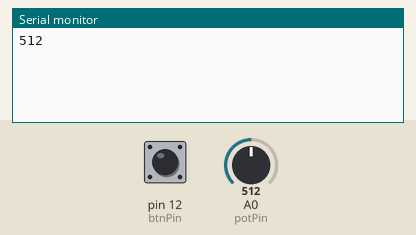
This sketch was run on a simulated Arduino Uno, built with avr-gcc and run on an emulated ATmega328P. On the bench: the last lines printed to the serial monitor. The inputs (shaded band) are chosen by the test bench; at power-on: A0 (potPin) = 512, pin 12 (btnPin) LOW.

Above: at 1.2 s.
1.3 s: A0 (potPin) set to 716
At 1.8 s:
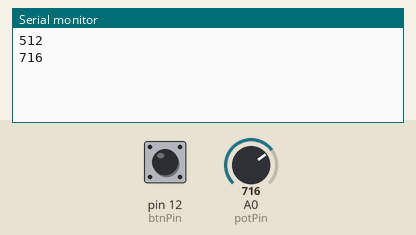
2.8 s: A0 (potPin) set to 900
At 4.0 s:
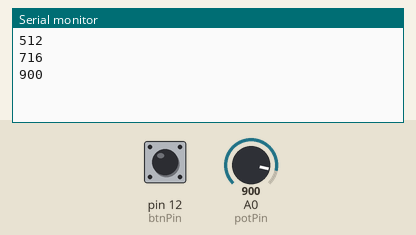
4.3 s: pin 12 (btnPin) pulsed HIGH 5 times (0.12 s each, 0.3 s apart)
At 5.8 s:
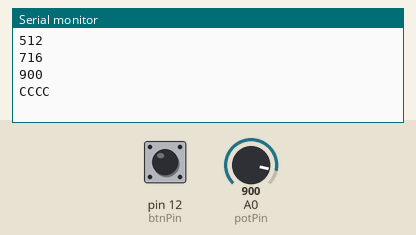

The sketch:

sketch_sef.ino
```cpp
#define potPin 0
#define btnPin 12

int trenutniPot = 0;
boolean unesen = false;

int sifra[3] = {756,1,200};
int brojac = 0;
int unos[3];

void setup()
{
  Serial.begin(9600);
  pinMode (btnPin, INPUT);
}

void loop ()
{
  //if (digitalRead(btnPin) == HIGH)
  //{
    //if (unesen == false)
    //{
      int pot = analogRead(potPin);
      if(trenutniPot<(pot-10) || trenutniPot>(pot+10))
      {
        Serial.println (pot);
        trenutniPot = pot;
      }
      //unesen = true;
    //}
  //}
  //else unesen = false;
  if (digitalRead(btnPin) == HIGH)
  {
     if (unesen == false)
     {
       unos[brojac] = analogRead(potPin);
       brojac++;
       unesen = true;
     }
  }
  else unesen = false;

  if (brojac == 3)
  {
    brojac = 0;
    boolean istina = true;
    for (int i = 0; i<3; i++)
    {
      if (unos[i]<(sifra[i]-100) || unos[i]>(sifra[i]+100))
        istina = false;
    }
    if (istina == true)
    {
      Serial.println("BRAVO");
    }
    else Serial.println("CCCC");
  }
}
```

Measured:
- after the input at 1.3 s, the serial monitor: prints a new line at once (image 1)
- after the input at 2.8 s, the serial monitor: prints a new line at once (image 2)
- after the input at 4.3 s, the serial monitor: prints a new line after 0.60 s (image 3)
